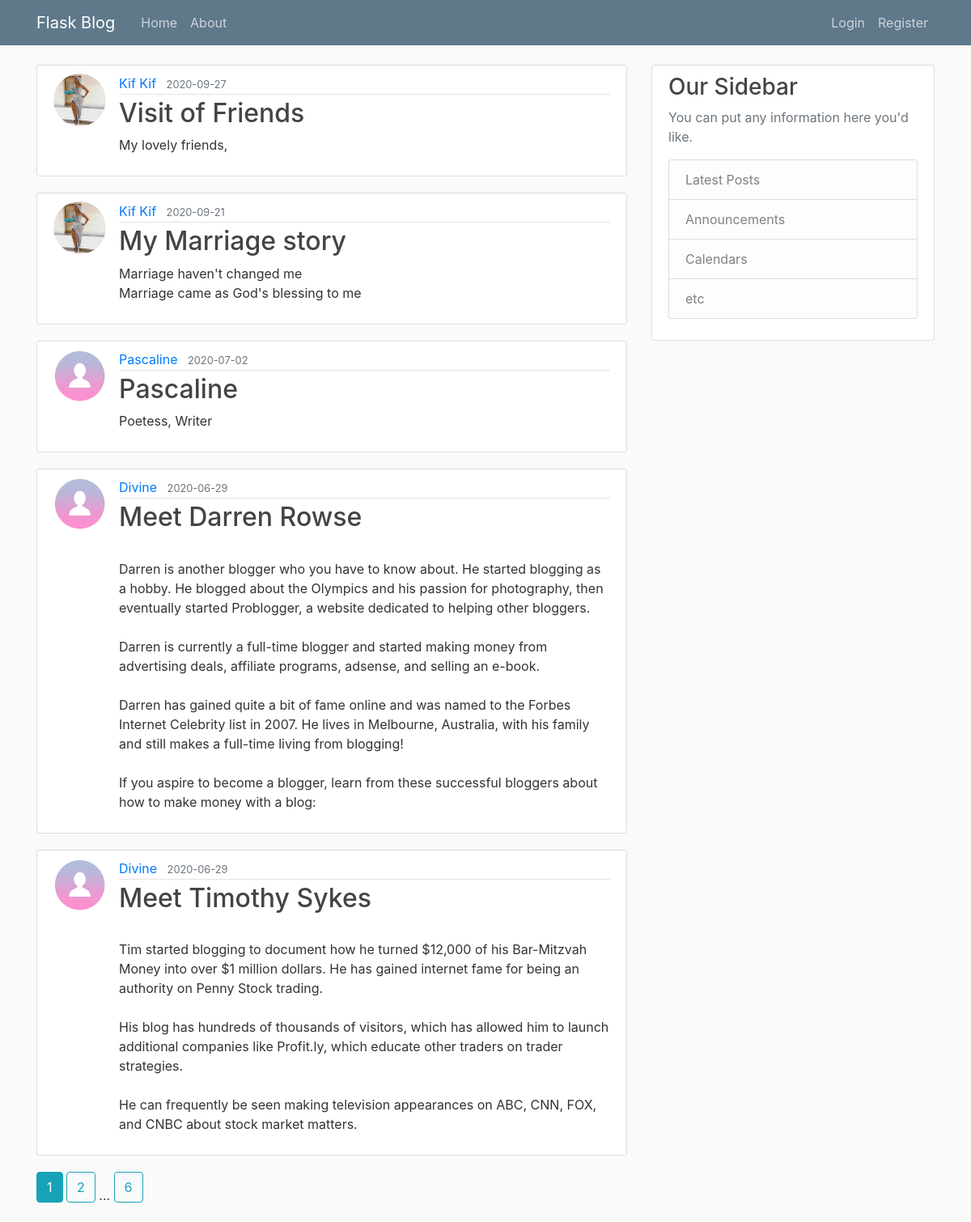
The page /home on the database its author committed.
### flaskblog/models.py (models this page shows, shortened)
class Post(db.Model):
    id = db.Column(db.Integer, primary_key=True)
    title = db.Column(db.String(100), nullable=False)
    date_posted = db.Column(db.DateTime, nullable=False, default=datetime.utcnow)
    content = db.Column(db.Text, nullable=False)
    user_id = db.Column (db.Integer, db.ForeignKey('user.id'), nullable=False)

class User(db.Model, UserMixin):
    id = db.Column(db.Integer, primary_key=True)
    username = db.Column(db.String(20), unique=True, nullable=False)
    email = db.Column(db.String(120), unique=True, nullable=False)
    image_file = db.Column(db.String(20), nullable=False, default='default.jpg')
    password = db.Column(db.String(60), nullable=False)
    posts = db.relationship('Post', backref='author', lazy=True)

### flaskblog/routes.py (the view)
@app.route("/")
@app.route("/home")
def home():
    page = request.args.get('page',1, type=int)
    posts = Post.query.order_by(Post.date_posted.desc()).paginate(page=page, per_page=5)
    return render_template('home.html', posts=posts)

### flaskblog/templates/home.html
{% extends "layout.html" %}
{% block content %}
  {% for post in posts.items %}
  <article class="media content-section">
    <img class ="rounded-circle article-img" src="{{ url_for('static', filename='profile_pics/' + post.author.image_file) }}" alt="">
    <div class="media-body">
      <div class="article-metadata">
        <a class="mr-2" href="{{ url_for('user_posts', username=post.author.username) }} ">{{ post.author.username }}</a>
        <small class="text-muted">{{ post.date_posted.strftime('%Y-%m-%d') }}</small>
      </div>
      <h2><a class="article-title" href="{{ url_for('post', post_id=post.id) }}">{{ post.title }}</a></h2>
      <p class="article-content">{{ post.content }}</p>
    </div>
  </article>
  {% endfor %}
  {% for page_num in posts.iter_pages(left_edge=1, right_edge=1, left_current=1, right_current=2) %}
    {% if page_num %}
      {% if posts.page == page_num %}
      <a class= "btn btn-info mb-4" href="{{ url_for('home', page=page_num) }}">{{ page_num }}</a>
      {% else %}
      <a class= "btn btn-outline-info mb-4" href="{{ url_for('home', page=page_num) }}">{{ page_num }}</a>
      {% endif %}
    {% else %}
      ...
    {% endif %}
  {% endfor %}
{% endblock content %}

### flaskblog/templates/layout.html (shortened to what this page needs)
<!DOCTYPE html>
<html>
<head>
	 <link rel="stylesheet" href="https://stackpath.bootstrapcdn.com/bootstrap/4.5.0/css/bootstrap.min.css">
	 <link rel="stylesheet" type="text/css" href="{{ url_for('static', filename='main.css') }}">
</head>
<body>
	<header class="site-header">
		<nav class="navbar navbar-expand-md navbar-dark bg-steel fixed-top">
		  <div class="container">
			<a class="navbar-brand mr-4" href="/">Flask Blog</a>
			<div class="collapse navbar-collapse" id="navbarToggle">
			  <div class="navbar-nav mr-auto">
				<a class="nav-item nav-link" href="{{ url_for('home') }}">Home</a>
				<a class="nav-item nav-link" href="{{ url_for('about') }}">About</a>
			  </div>
			  <div class="navbar-nav">
				{% if current_user.is_authenticated %}
				    <a class="nav-item nav-link" href="{{ url_for('new_post') }}">New Post</a>
				    <a class="nav-item nav-link" href="{{ url_for('account') }}">Account</a>
				    <a class="nav-item nav-link" href="{{ url_for('logout') }}">Logout</a>
				{% else %}
				    <a class="nav-item nav-link" href="{{ url_for('login') }}">Login</a>
				    <a class="nav-item nav-link" href="{{ url_for('register') }}">Register</a>
				{% endif %}
			  </div>
			</div>
		  </div>
		</nav>
	  </header>
	  <main role="main" class="container">
    <div class="row">
      <div class="col-md-8">
        {% block content %}{% endblock %}
      </div>
      <div class="col-md-4">
        <div class="content-section">
          <h3>Our Sidebar</h3>
          <p class='text-muted'>You can put any information here you'd like.
            <ul class="list-group">
              <li class="list-group-item list-group-item-light">Latest Posts</li>
              <li class="list-group-item list-group-item-light">Announcements</li>
              <li class="list-group-item list-group-item-light">Calendars</li>
              <li class="list-group-item list-group-item-light">etc</li>
            </ul>
          </p>
        </div>
      </div>
    </div>
  </main>
</body>
</html>

### flaskblog/static/main.css (style rules this page uses)
body { background: #fafafa; color: #333333; margin-top: 5rem; }
h1, h2, h3, h4, h5, h6 { color: #444444; }
.bg-steel { background-color: #5f788a; }
.site-header .navbar-nav .nav-link { color: #cbd5db; }
.content-section { background: #ffffff; padding: 10px 20px; border: 1px solid #dddddd; border-radius: 3px; margin-bottom: 20px; }
.article-title { color: #444444; }
.article-content { white-space: pre-line; }
.article-img { height: 65px; width: 65px; margin-right: 16px; }
.article-metadata { padding-bottom: 1px; margin-bottom: 4px; border-bottom: 1px solid #e3e3e3 }

### rows shown on the page
Post: image_file (picture), author.username "Kif Kif", date_posted "2020-09-27", title "Visit of Friends", content "My lovely friends,"
Post: image_file (picture), author.username "Kif Kif", date_posted "2020-09-21", title "My Marriage story", content "Marriage haven't changed me Marriage came as God's blessing to me"
Post: image_file (placeholder picture), author.username "Pascaline", date_posted "2020-07-02", title "Pascaline", content "Poetess, Writer"
Post: image_file (placeholder picture), author.username "Divine", date_posted "2020-06-29", title "Meet Darren Rowse", content "Darren is another blogger who you have to know about. He started blogging as a hobby. He blogged about the Olympics and his passion for photography, then eventually started Problogger, a website dedicated to helping other bloggers. Darren is currently a full-time blogger and started making money from advertising deals, affiliate programs, adsense, and selling an e-book. Darren has gained quite a bit of fame online and was named to the Forbes Internet Celebrity list in 2007. He lives in Melbourne, Australia, with his family and still makes a full-time living from blogging! If you aspire to become a blogger, learn from these successful bloggers about how to make money with a blog:"
Post: image_file (placeholder picture), author.username "Divine", date_posted "2020-06-29", title "Meet Timothy Sykes", content "Tim started blogging to document how he turned $12,000 of his Bar-Mitzvah Money into over $1 million dollars. He has gained internet fame for being an authority on Penny Stock trading. His blog has hundreds of thousands of visitors, which has allowed him to launch additional companies like Profit.ly, which educate other traders on trader strategies. He can frequently be seen making television appearances on ABC, CNN, FOX, and CNBC about stock market matters."

### other values the page prints
{{ page_num }} "1"
{{ page_num }} "2" "6"
